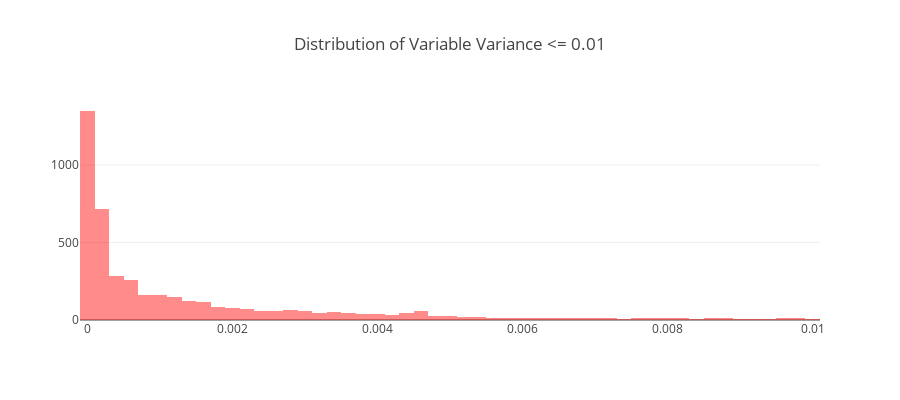
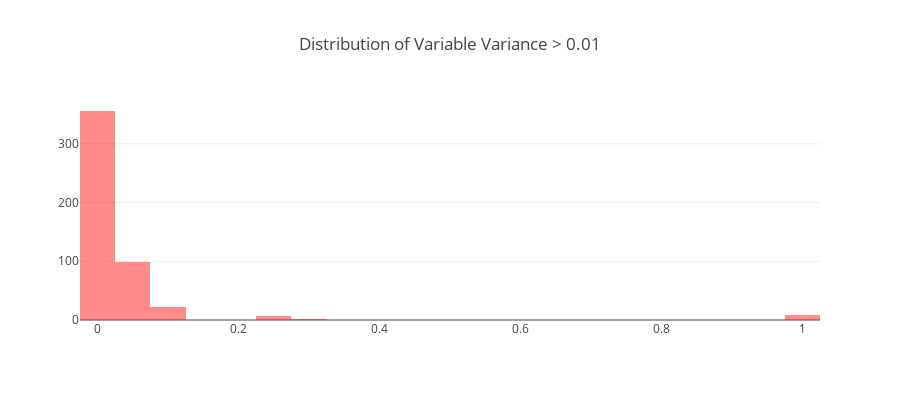

Notebook cell for these charts, in order:
### Code cell
trace1 = go.Histogram(x=feature_df[feature_df['column_var'] <= 0.01]['column_var'], opacity=0.45, marker=dict(color="red"))
layout = dict(height=400, title='Distribution of Variable Variance <= 0.01', legend=dict(orientation="h"));
fig = go.Figure(data=[trace1], layout=layout);
iplot(fig);

trace1 = go.Histogram(x=feature_df[feature_df['column_var'] > 0.01]['column_var'], opacity=0.45, marker=dict(color="red"))
layout = dict(height=400, title='Distribution of Variable Variance > 0.01', legend=dict(orientation="h"));
fig = go.Figure(data=[trace1], layout=layout);
iplot(fig);

### Figure 1 — Plotly figure (JSON) as saved in the notebook; plotly's stock layout.template omitted (floating-point values rounded to 4 significant figures; data arrays with more than 128 entries replaced by an {"elided": "..."} marker saying what was removed)
{"data": [{"marker": {"color": "red"}, "opacity": 0.45, "type": "histogram", "uid": "ffe5dc58-84b2-11e8-97ed-90b11c8c07a2", "x": {"elided": "4497 float values"}}], "layout": {"height": 400, "legend": {"orientation": "h"}, "title": "Distribution of Variable Variance <= 0.01"}}

### Figure 2 — Plotly figure (JSON) as saved in the notebook; plotly's stock layout.template omitted (floating-point values rounded to 4 significant figures; data arrays with more than 128 entries replaced by an {"elided": "..."} marker saying what was removed)
{"data": [{"marker": {"color": "red"}, "opacity": 0.45, "type": "histogram", "uid": "ffe5dc59-84b2-11e8-97ed-90b11c8c07a2", "x": {"elided": "494 float values"}}], "layout": {"height": 400, "legend": {"orientation": "h"}, "title": "Distribution of Variable Variance > 0.01"}}
